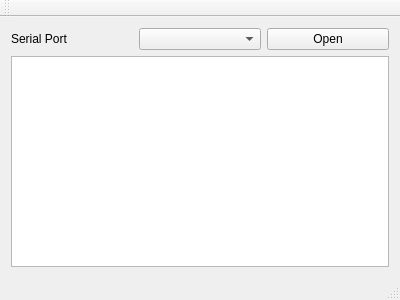
<?xml version="1.0" encoding="UTF-8"?>
<ui version="4.0">
 <class>MainWindow</class>
 <widget class="QMainWindow" name="MainWindow">
  <property name="geometry">
   <rect>
    <x>0</x>
    <y>0</y>
    <width>400</width>
    <height>300</height>
   </rect>
  </property>
  <property name="windowTitle">
   <string>MainWindow</string>
  </property>
  <widget class="QWidget" name="centralWidget">
   <layout class="QHBoxLayout" name="horizontalLayout_3">
    <item>
     <layout class="QVBoxLayout" name="verticalLayout_2">
      <item>
       <layout class="QHBoxLayout" name="horizontalLayout_2">
        <item>
         <widget class="QLabel" name="label">
          <property name="text">
           <string>Serial Port</string>
          </property>
         </widget>
        </item>
        <item>
         <widget class="QComboBox" name="serialPortSelection"/>
        </item>
        <item>
         <widget class="QPushButton" name="openSerialButton">
          <property name="text">
           <string>Open</string>
          </property>
         </widget>
        </item>
       </layout>
      </item>
      <item>
       <widget class="QTableView" name="tableView">
        <property name="alternatingRowColors">
         <bool>true</bool>
        </property>
       </widget>
      </item>
     </layout>
    </item>
   </layout>
  </widget>
  <widget class="QMenuBar" name="menuBar">
   <property name="geometry">
    <rect>
     <x>0</x>
     <y>0</y>
     <width>400</width>
     <height>25</height>
    </rect>
   </property>
  </widget>
  <widget class="QToolBar" name="mainToolBar">
   <attribute name="toolBarArea">
    <enum>TopToolBarArea</enum>
   </attribute>
   <attribute name="toolBarBreak">
    <bool>false</bool>
   </attribute>
  </widget>
  <widget class="QStatusBar" name="statusBar"/>
 </widget>
 <layoutdefault spacing="6" margin="11"/>
 <resources/>
 <connections/>
</ui>
